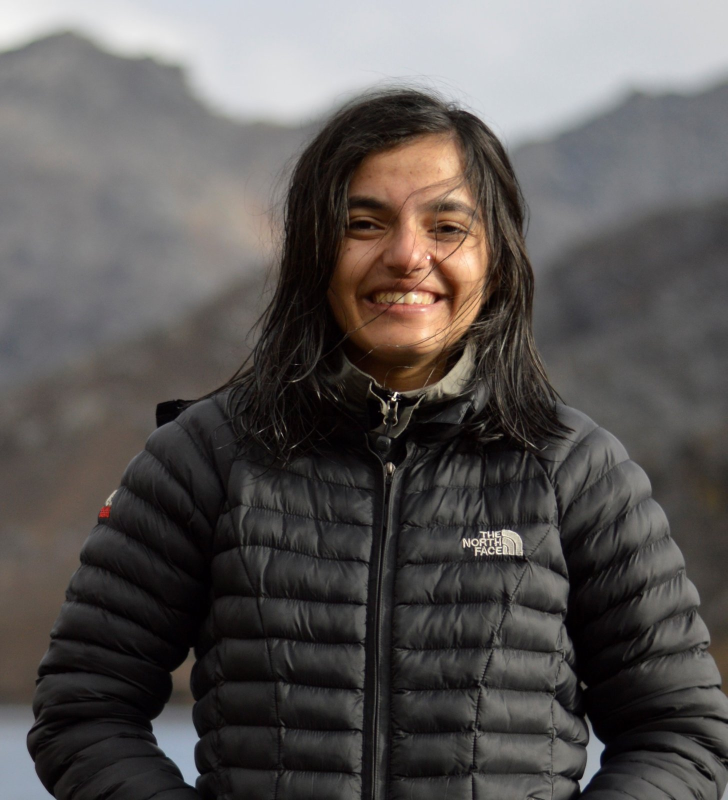
#> input picture Face Recognition/images/Anita/face.jpg, 1455 x 1600 px, given in place of the camera (shown at 1/2 size)
$ python build_face_dataset.py --cascade haarcascade_frontalface_default.xml --output out
#> lines starting #> are read from the running program, lines starting #| are printed output that depends on the picture; after the words box and inside, x2 and y2 are one past the last pixel; in counts of white or black regions, pixels touching at a corner belong together
#!/usr/bin/env python
# coding: utf-8

# In[1]:


import argparse
import imutils
import time
import cv2
import os
from imutils.video import VideoStream
import numpy as np


ap = argparse.ArgumentParser()
##--cascade :The path to the Haar cascade file on disk
##--output :The path to the output directory. Images of faces will be stored in this directory
ap.add_argument("-c",
                "--cascade",
                required=True,
                help="path to where the face cascade resides")
ap.add_argument("-o",
                "--output",
                required=True,
                help="path to output directory")
args = vars(ap.parse_args())

face_classifier = cv2.CascadeClassifier(args["cascade"])
print("[INFO] starting video stream...")
cap = cv2.VideoCapture(0)
time.sleep(2.0)
total = 0

def face_detector(img):
    # Convert image to grayscale
    gray = cv2.cvtColor(img,cv2.COLOR_BGR2RGB)
    faces = face_classifier.detectMultiScale(gray, 1.3, 5)
    if faces is ():
        return (0,0,0,0), np.zeros((48,48), np.uint8), img

    for (x,y,w,h) in faces:
        cv2.rectangle(img,(x,y),(x+w,y+h),(255,0,0),2)
        roi_gray = gray[y:y+h, x:x+w]

    try:
        roi_gray = cv2.resize(roi_gray, (96, 96), interpolation = cv2.INTER_AREA)
    except:
        return (x,w,y,h), np.zeros((96,96), np.uint8), img
    return (x,w,y,h), roi_gray, img


while True:

    ret, frame = cap.read()
#> frame is the input picture: shape (1600, 1455, 3); mean B, G, R 84.6, 86.3, 90.3
    orig = frame.copy()
    frame = imutils.resize(frame, width=400)
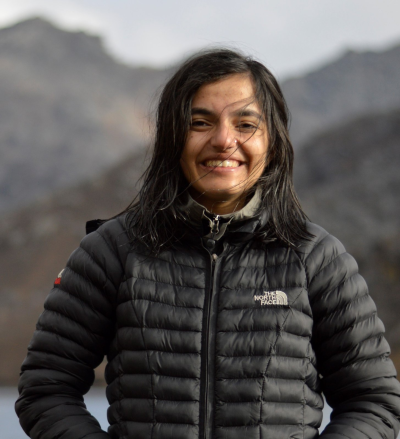
#> frame: shape (439, 400, 3); mean B, G, R 84.6, 86.3, 90.3
    rect, face, image = face_detector(frame)
#> in face_detector, `faces = face_classifier.detectMultiScale(gray, 1.3, 5)`: faces = [[170, 80, 110, 110]]
#> the loop in face_detector, `for (x,y,w,h) in faces:` made 1 pass
#> pass 1, in face_detector, `roi_gray = gray[y:y+h, x:x+w]`:
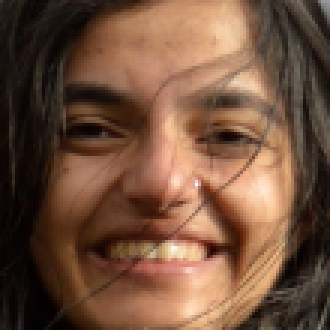
#> roi_gray: shape (110, 110, 3) (shown 3 times larger); mean R, G, B 113.3, 80.4, 60.5
#> after the loop in face_detector, `for (x,y,w,h) in faces:`:
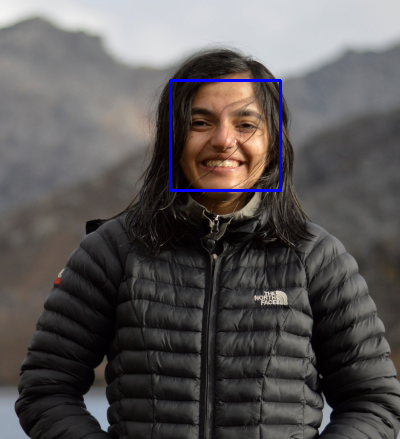
#> img: shape (439, 400, 3); 0.75% of pixels changed, all inside (x1, y1, x2, y2) = (169, 79, 282, 192)
#> in face_detector, `roi_gray = cv2.resize(roi_gray, (96, 96), interpolation = cv2.INTER_AR..`:
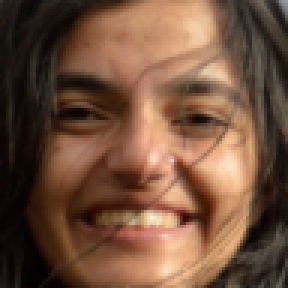
#> roi_gray: shape (96, 96, 3) (shown 3 times larger); mean R, G, B 113.3, 80.4, 60.5
#> rect = (170, 110, 80, 110)

    cv2.imshow('All', image)
    key = cv2.waitKey(1) & 0xFF
#> (key q is pressed here)

    if key == ord("k"):
        p = os.path.sep.join([args["output"], "{}.png".format(
              str(total).zfill(5))])
        cv2.imwrite(p, orig)
        total += 1
        # if the `q` key was pressed, break from the loop
    elif key == ord("q"):
        break

print("[INFO] {} face images stored".format(total))
print("[INFO] cleaning up...")

cap.release()
cv2.destroyAllWindows()

$ run again, on Face Recognition/images/Anita/viber_image_2020-07-27_09-06-04.jpg
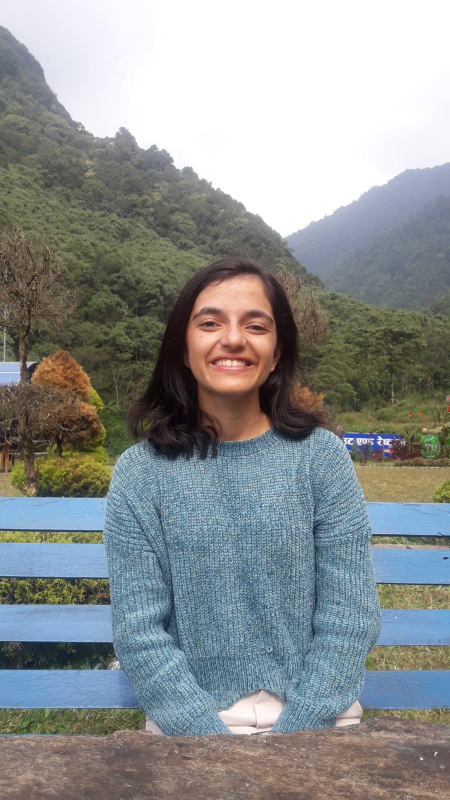
#> input picture Face Recognition/images/Anita/viber_image_2020-07-27_09-06-04.jpg, 900 x 1600 px, given in place of the camera (shown at 1/2 size)
#> frame is the input picture: shape (1600, 900, 3); mean B, G, R 144.9, 145.2, 140.9
#> frame: shape (711, 400, 3)
#> faces = [[159, 247, 99, 99]]
#> the loop in face_detector, `for (x,y,w,h) in faces:` made 1 pass
#> after the loop in face_detector, `for (x,y,w,h) in faces:`:
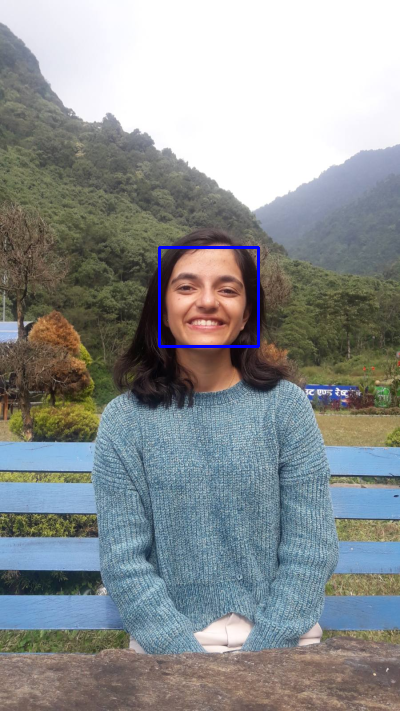
#> img: shape (711, 400, 3); mean B, G, R 145.8, 145, 140.6
#> in face_detector, `roi_gray = cv2.resize(roi_gray, (96, 96), interpolation = cv2.INTER_AR..`:
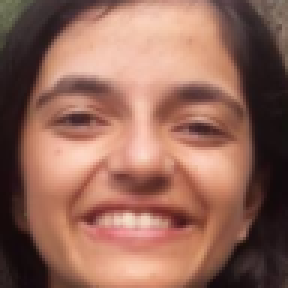
#> roi_gray: shape (96, 96, 3) (shown 3 times larger); mean R, G, B 147.9, 103.7, 89.3
#> rect = (159, 99, 247, 99)

$ run again, on Face Recognition/images/Anita/viber_image_2020-07-27_09-31-07.jpg
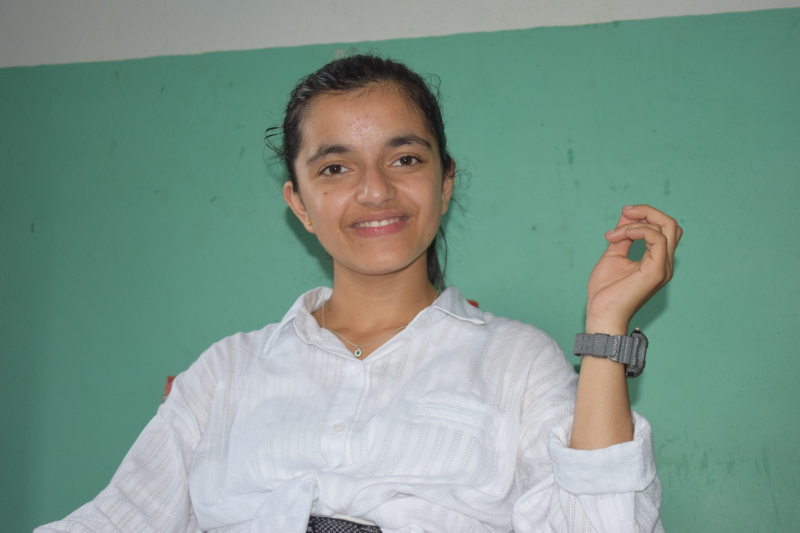
#> input picture Face Recognition/images/Anita/viber_image_2020-07-27_09-31-07.jpg, 1600 x 1066 px, given in place of the camera (shown at 1/2 size)
#> frame is the input picture: shape (1066, 1600, 3); mean B, G, R 140.1, 151.7, 125.7
#> frame: shape (266, 400, 3)
#> faces = [[136, 44, 96, 96]]
#> the loop in face_detector, `for (x,y,w,h) in faces:` made 1 pass
#> pass 1, in face_detector, `roi_gray = gray[y:y+h, x:x+w]`:
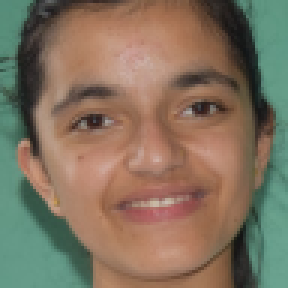
#> roi_gray: shape (96, 96, 3) (shown 3 times larger); mean R, G, B 129.9, 114.1, 94.7
#> after the loop in face_detector, `for (x,y,w,h) in faces:`:
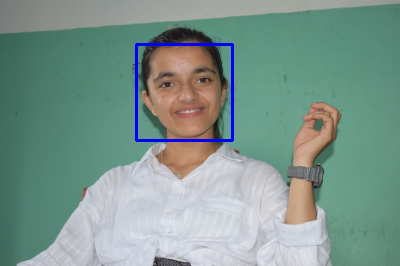
#> img: shape (266, 400, 3); mean B, G, R 141.7, 150.3, 124.6
#> rect = (136, 96, 44, 96)
